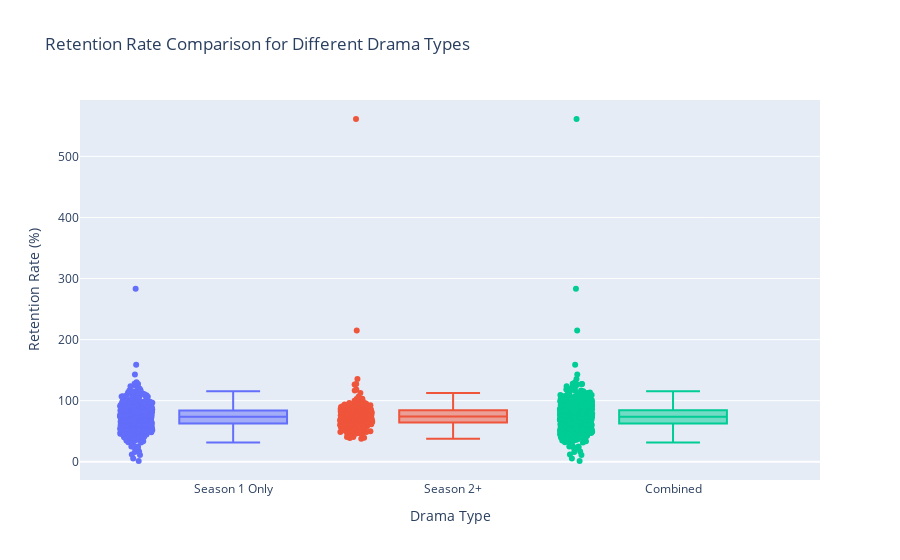

The cell this chart's notebook holds for it:
### Code cell
# Box Plot 시각화
fig = go.Figure()

# df_1 Box Plot
fig.add_trace(go.Box(
    y=df_1['s1_retention_rate'],
    name='Season 1 Only',
    boxpoints='all',  # 'outliers', 'suspectedoutliers', or False
    jitter=0.3,       # Spread the points horizontally
    pointpos=-1.8     # Offset points to the left of the box
))

# df_2 Box Plot
fig.add_trace(go.Box(
    y=df_2['s1_retention_rate'],
    name='Season 2+',
    boxpoints='all',
    jitter=0.3,
    pointpos=-1.8
))

# df Box Plot (Combined DataFrame)
fig.add_trace(go.Box(
    y=df['s1_retention_rate'],
    name='Combined',
    boxpoints='all',
    jitter=0.3,
    pointpos=-1.8
))

# 레이아웃 설정
fig.update_layout(
    title='Retention Rate Comparison for Different Drama Types',
    xaxis_title='Drama Type',
    yaxis_title='Retention Rate (%)',
    showlegend=False
)

# 그래프 보여주기
fig.show()

### Figure 1 — Plotly figure (JSON) as saved in the notebook; plotly's stock layout.template omitted (floating-point values rounded to 4 significant figures; data arrays with more than 128 entries replaced by an {"elided": "..."} marker saying what was removed)
{"data": [{"boxpoints": "all", "jitter": 0.3, "name": "Season 1 Only", "pointpos": -1.8, "type": "box", "y": {"elided": "639 float values"}}, {"boxpoints": "all", "jitter": 0.3, "name": "Season 2+", "pointpos": -1.8, "type": "box", "y": {"elided": "266 float values"}}, {"boxpoints": "all", "jitter": 0.3, "name": "Combined", "pointpos": -1.8, "type": "box", "y": {"elided": "905 float values"}}], "layout": {"showlegend": false, "title": {"text": "Retention Rate Comparison for Different Drama Types"}, "xaxis": {"title": {"text": "Drama Type"}}, "yaxis": {"title": {"text": "Retention Rate (%)"}}}}
